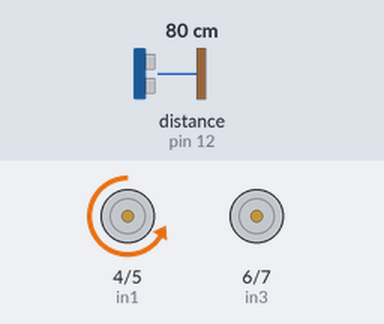
The sketch below on a simulated Arduino Uno, built with avr-gcc and run on an emulated ATmega328P. Shown: motor-driver pin pairs drawn as motors (green arrow = first pin HIGH = forward, orange = second pin HIGH = backward, longer = more drive, scaled by the enable pin). Wiring (inferred from the names in the program): ultrasonic range finder: trigger pin 11; echo pin 12. Inputs (shaded band) come from the test bench; at power-on: distance to the obstacle (sensor on pin 12) 80 cm. The echo pulse lasts 58.3 µs per cm; what the sketch prints to the serial monitor is not drawn.

Above: at 1.2 s.
1.3 s: distance to the obstacle (sensor on pin 12) set to 9 cm
4.3 s: distance to the obstacle (sensor on pin 12) set to 6 cm
At 5.2 s:
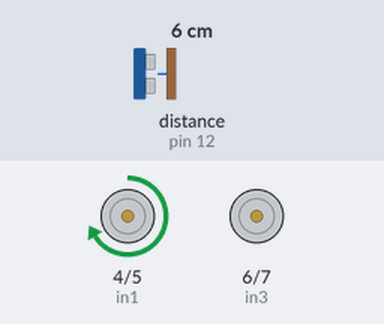
At 10.1 s:
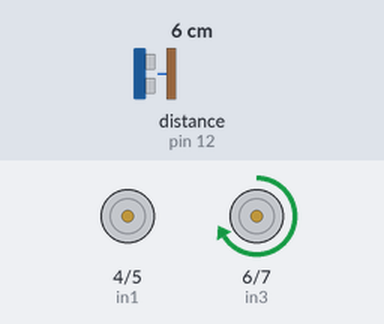
Timing chart, 0 to 48.9 s (numbered marks = the images above; inputs shaded):
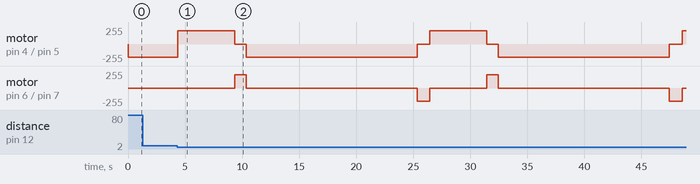

The sketch:

Ultrasonic_Autonomous_Rickshaw.ino
```cpp
// defines pins numbers

// ultrasonic sensor
const int trigPin = 11;
const int echoPin = 12;

//L298N motor controller
const int enA = 9;
const int in1 = 4;
const int in2 = 5;
const int enB = 10;
const int in3 = 6;
const int in4 = 7;

// defines variables
long duration;
int distance;

void setup() {

pinMode(trigPin, OUTPUT); // Sets the trigPin as an Output
pinMode(echoPin, INPUT); // Sets the echoPin as an Input
Serial.begin(9600); // Starts the serial communication

//motor 1 setup as outputs
pinMode(enA, OUTPUT);
pinMode(in1, OUTPUT);
pinMode(in2, OUTPUT);

// initializes direction of motor 1
digitalWrite(in1, LOW);
digitalWrite(in2, HIGH);

//motor 2 setup as output
pinMode(enB, OUTPUT);
pinMode(in3, OUTPUT);
pinMode(in4, OUTPUT);

// inititializes direction of motor 2
digitalWrite(in3, LOW);
digitalWrite(in4, HIGH);

}

void loop() {

// Clears the trigPin
digitalWrite(trigPin, LOW);
delayMicroseconds(2);

// Sets the trigPin on HIGH state for 10 micro seconds (sends signal)
digitalWrite(trigPin, HIGH);
delayMicroseconds(10);
digitalWrite(trigPin, LOW);

// Reads the echoPin, returns the sound wave travel time in microseconds
duration = pulseIn(echoPin, HIGH);

// Calculating the distance
distance= duration*0.034/2;

// Prints the distance on the Serial Monitor
Serial.print("Distance: ");
Serial.println(distance);

// checks if it is too close to an object then backs up and turns around it
if(distance<7){
  Stop(); // stops motor 1
  reverse(); // reverses the rickshaw
  delay(5000); // delays nect instruction
  Stop(); // stops motor 1
  turnRight(); // steers cart right until hardstop
  delay(1000);
  stopTurning(); // stops motor 2
  forward(); // moves rickshaw forward
  delay(15000);
  Stop(); // stops motor 1
  returnToStraight(); // moves steering to straight
  delay(1100);
  stopTurning(); // stops turning

}
// if there is no object directly in front, rickshaw moves forward
else{
  forward();
}


}
// method to move forward
void forward(){
  analogWrite(enA,200);
  digitalWrite(in1, LOW);
  digitalWrite(in2, HIGH);
  Serial.print("walking forward");
}
// method to stop motor 1
void Stop(){
  analogWrite(enA,0);
}
// reverses the rickshaw
void reverse(){
  analogWrite(enA,200);
  digitalWrite(in1, HIGH);
  digitalWrite(in2, LOW);
  Serial.print("reversing");
}
// steers the rickshaw to the right
void turnRight(){
  analogWrite(enB,200);
  digitalWrite(in3, HIGH);
  digitalWrite(in4, LOW);
  Serial.print("turning right");
}
//returns steering to straight
void returnToStraight(){
  analogWrite(enB, 200);
  digitalWrite(in3, LOW);
  digitalWrite(in4, HIGH);
  Serial.print("returning to straigt orientation");
}
// stops turning
void stopTurning(){
  analogWrite(enB, 0);
}
```

Measured:
- the behaviour switches between 8 and 7 cm on distance to the obstacle (sensor on pin 12) (found by bisection; images 0 and 1)
- after the input at 1.3 s, every drawn part: stays the same
